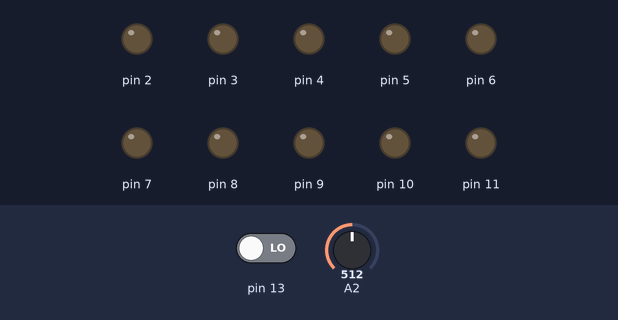
Simulated run of this sketch. Board: Arduino Uno, built with avr-gcc and run on an emulated ATmega328P. On the bench: output pins drawn as LEDs (lit = HIGH). Inputs (shaded band) come from the test bench; at power-on: pin 13 LOW, A2 = 512.

Above: at 0.05 s.
At 5.25 s:
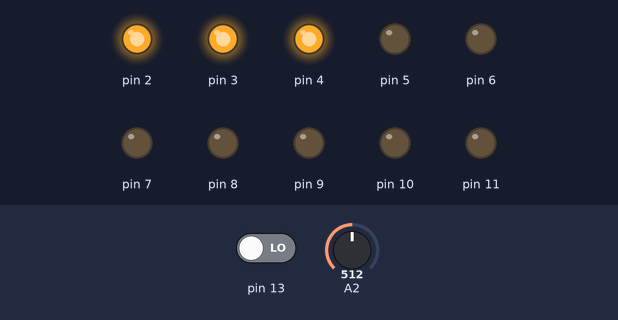
At 10.15 s:
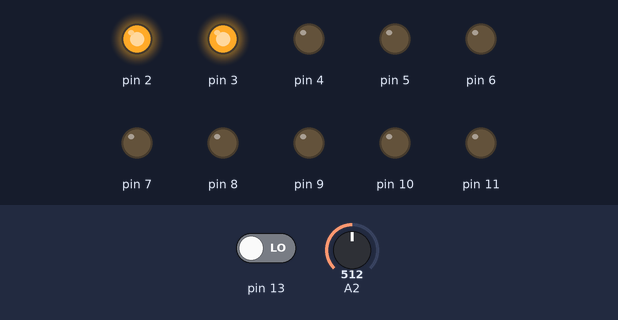
At 20.05 s:
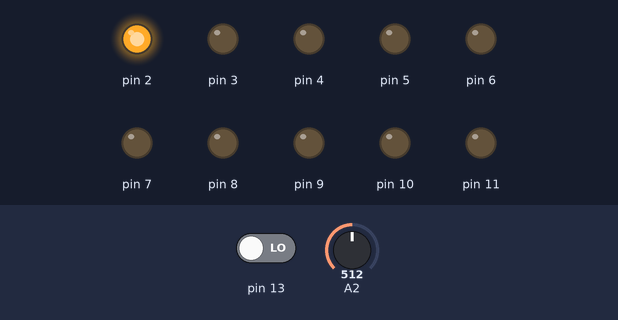
At 29.85 s:
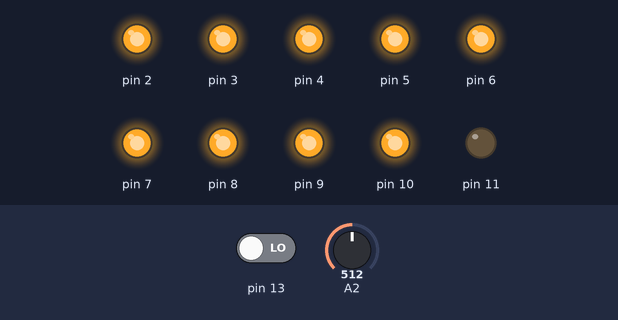
At 39.95 s:
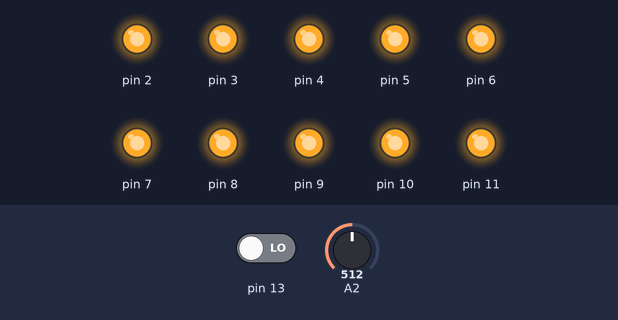
Timing chart, 0 to 40.0 s (numbered marks = the images above):
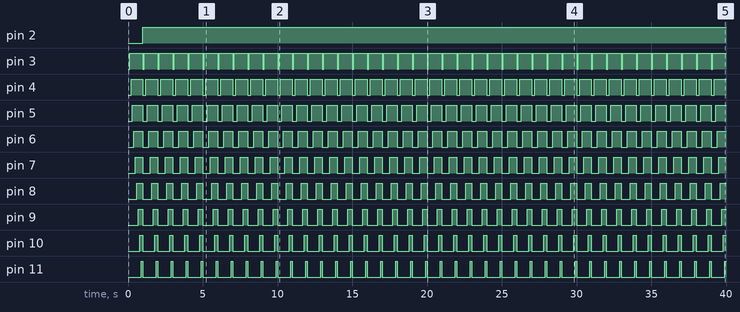

Measured:
- by itself, pin 2: LOW → HIGH at 1.0 s
- by itself, pin 3: alternates HIGH for 0.90 s and LOW for 0.10 s
- by itself, pin 4: alternates HIGH for 0.80 s and LOW for 0.20 s
- by itself, pin 5: alternates HIGH for 0.70 s and LOW for 0.30 s
- by itself, pin 6: alternates HIGH for 0.60 s and LOW for 0.40 s
- by itself, pin 7: alternates HIGH for 0.50 s and LOW for 0.50 s
- by itself, pin 8: alternates HIGH for 0.40 s and LOW for 0.60 s
- by itself, pin 9: alternates HIGH for 0.30 s and LOW for 0.70 s

The sketch:

LedsFillUp.ino
```cpp
unsigned long previousMillis = 0;        // will store last time LED was updated
const long interval = 100;           // interval at which to blink (milliseconds)
bool ledState = HIGH;             // ledState used to set the LED

void setup() {
  for(byte ledPin = 2; ledPin <= 11; pinMode(ledPin++, OUTPUT));
}

void loop() {
  static int ledPin =  2;
  unsigned long currentMillis = millis();
  if (currentMillis - previousMillis >= interval) {
    previousMillis = currentMillis;

    if(ledPin == 11) turnOffAllLeds();
    ledPin = funcPos(ledPin);
    turnOnLed(ledPin);
  }
  analogRead(A2);
  blink(13);
}

void turnOnLed(byte ledPin){
  //if(ledPin>=2 && ledPin<=12)
    digitalWrite(ledPin, ledState);
}

void turnOffLed(byte ledPin){
  //if(ledPin>=2 && ledPin<=12)
    digitalWrite(ledPin, !ledState);
}

void turnOffAllLeds() {
  for(byte pin = 2; pin <= 11; pin++)//;
    digitalWrite(pin,!ledState);
}

int funcPos(int pos){
  pos+= 1;
  //pos+= -1;

  if(pos > 11) pos = 2;
  if(pos < 2) pos = 11;
  return pos;
}

void blink(byte const pin){
  static short counter;
  if(!counter--) digitalWrite(pin,!digitalRead(pin));
}
```
